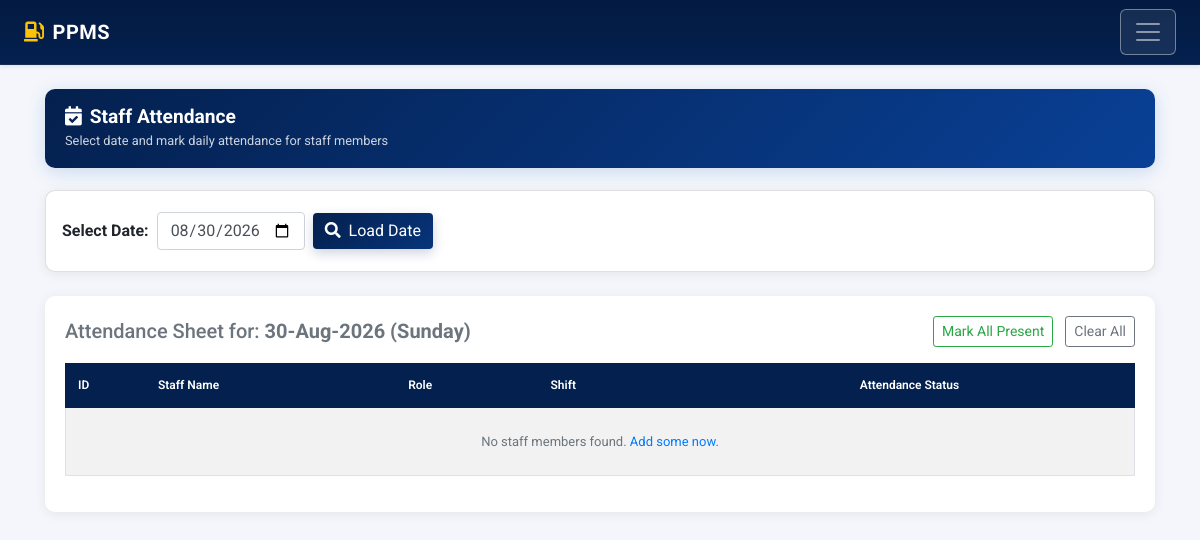
Page /staff/attendance-list.php (signed in) on the earlier database version.
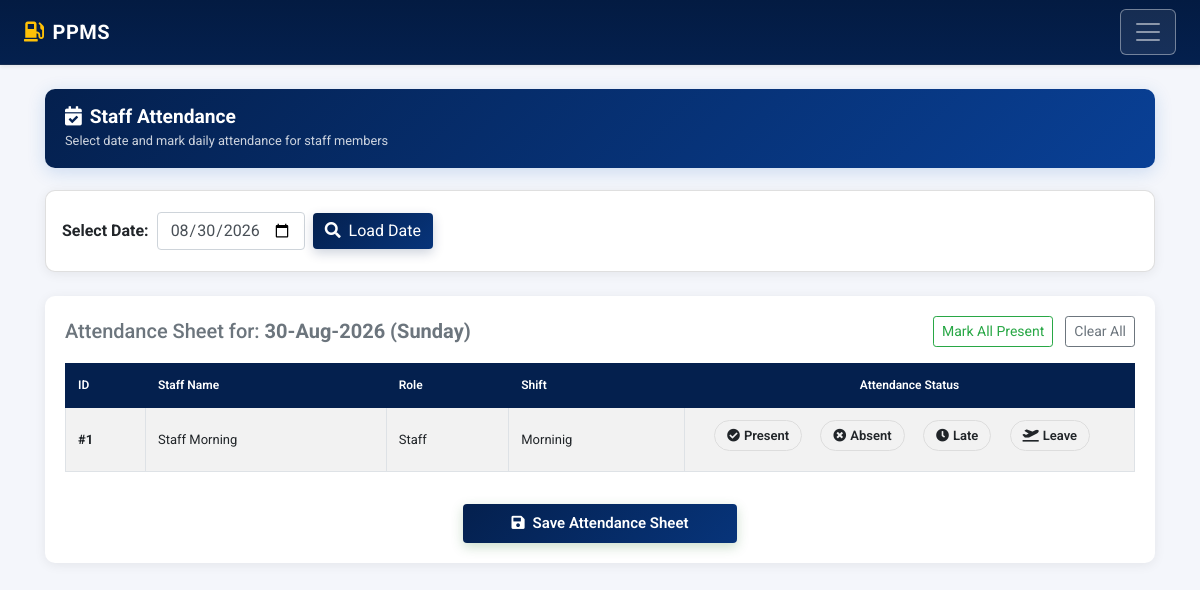
Same page on the later database version.
### tables this page shows
CREATE TABLE `tbl_staff` (
  `id` int(11) NOT NULL,
  `first_name` varchar(128) NOT NULL,
  `last_name` varchar(128) NOT NULL,
  `role_id` int(11) NOT NULL,
  `joining_date` date NOT NULL,
  `shift_id` int(11) NOT NULL,
  `salary` decimal(10,2) NOT NULL DEFAULT 0.00,
  `address` varchar(512) DEFAULT NULL,
  `phone` varchar(32) NOT NULL DEFAULT '',
  `created_at` datetime NOT NULL DEFAULT current_timestamp(),
  `updated_at` datetime NOT NULL DEFAULT current_timestamp() ON UPDATE current_timestamp(),
  `deleted_at` datetime DEFAULT NULL
);

CREATE TABLE `tbl_staff_roles` (
  `id` int(11) NOT NULL,
  `name` varchar(128) NOT NULL,
  `created_at` timestamp NOT NULL DEFAULT current_timestamp(),
  `updated_at` timestamp NOT NULL DEFAULT current_timestamp() ON UPDATE current_timestamp(),
  `deleted_at` datetime DEFAULT NULL
);

CREATE TABLE `tbl_shifts` (
  `id` int(11) NOT NULL,
  `name` varchar(128) NOT NULL,
  `start_time` time NOT NULL,
  `end_time` time NOT NULL,
  `status` enum('Active','Inactive') NOT NULL DEFAULT 'Active',
  `deleted_at` datetime DEFAULT NULL
);

### staff/attendance-list.php (the view, shortened to what the changed rows need)
<?php
require '../include/permissions.php';
$staff_sql = "SELECT s.id, s.first_name, s.last_name, r.name as role_name, sh.name as shift_name
              FROM tbl_staff s
              LEFT JOIN tbl_staff_roles r ON s.role_id = r.id
              LEFT JOIN tbl_shifts sh ON s.shift_id = sh.id
              ORDER BY s.id DESC";
$staff_result = mysqli_query($connection, $staff_sql);
?>
<!DOCTYPE html>
<html lang="en">
<head>
    <link rel="stylesheet" href="https://stackpath.bootstrapcdn.com/bootstrap/4.3.1/css/bootstrap.min.css">
    <link rel="stylesheet" href="https://cdnjs.cloudflare.com/ajax/libs/font-awesome/5.11.2/css/all.min.css">
    <link rel="stylesheet" href="../include/style.css?v=1.0.1">
</head>
<body>
    <main class="main">
        <div class="container pt-4 pb-5">
            <div class="list-card">
                <form action="attendance-list.php" method="POST">
                    <table class="table table-bordered table-striped" style="width:100%;">
                        <thead>
                            <tr>
                                <th style="width: 80px;">ID</th>
                                <th>Staff Name</th>
                                <th>Role</th>
                                <th>Shift</th>
                                <th style="width: 450px; text-align: center;">Attendance Status</th>
                            </tr>
                        </thead>
                        <tbody>
                            <?php if ($staff_result && mysqli_num_rows($staff_result) > 0): ?>
                                <?php while ($row = mysqli_fetch_assoc($staff_result)):
                                    $fullName = $row['first_name'] . ' ' . $row['last_name'];
                                    $staff_id = $row['id'];
                                ?>
                                    <tr>
                                        <td><strong>#<?php echo $staff_id; ?></strong></td>
                                        <td><?php echo htmlspecialchars($fullName); ?></td>
                                        <td><?php echo htmlspecialchars($row['role_name'] ?? 'N/A'); ?></td>
                                        <td><?php echo htmlspecialchars($row['shift_name'] ?? 'N/A'); ?></td>
                                        <td style="text-align: center;">
                                            <label class="att-radio att-radio-p">
                                                <span class="att-label"><i class="fas fa-check-circle mr-1"></i>Present</span>
                                            </label>
                                            <label class="att-radio att-radio-a">
                                                <span class="att-label"><i class="fas fa-times-circle mr-1"></i>Absent</span>
                                            </label>
                                            <label class="att-radio att-radio-l">
                                                <span class="att-label"><i class="fas fa-clock mr-1"></i>Late</span>
                                            </label>
                                            <label class="att-radio att-radio-le">
                                                <span class="att-label"><i class="fas fa-plane-departure mr-1"></i>Leave</span>
                                            </label>
                                        </td>
                                    </tr>
                                <?php endwhile; ?>
                            <?php else: ?>
                                <tr>
                                    <td colspan="5" class="text-center text-muted py-4">No staff members found. <a href="add-staff.php">Add some now.</a></td>
                                </tr>
                            <?php endif; ?>
                        </tbody>
                    </table>
                    <?php if ($staff_result && mysqli_num_rows($staff_result) > 0): ?>
                        <div class="text-center pt-3">
                            <button type="submit" class="btn btn-success px-5 py-2" style="font-weight:600; font-size:15px; box-shadow: 0 4px 12px rgba(46,125,50,0.25);">
                                <i class="fas fa-save mr-2"></i>Save Attendance Sheet
                            </button>
                        </div>
                    <?php endif; ?>
                </form>
            </div>
        </div>
    </main>
</body>
</html>

Differences in the rows shown:
added tbl_staff: id "1", fullName "Staff Morning", tbl_staff_roles.name "Staff", shift.name "Morninig"
Other differences:
text no longer shown: "No staff members found. Add some now."
text now shown: "Save Attendance Sheet"
